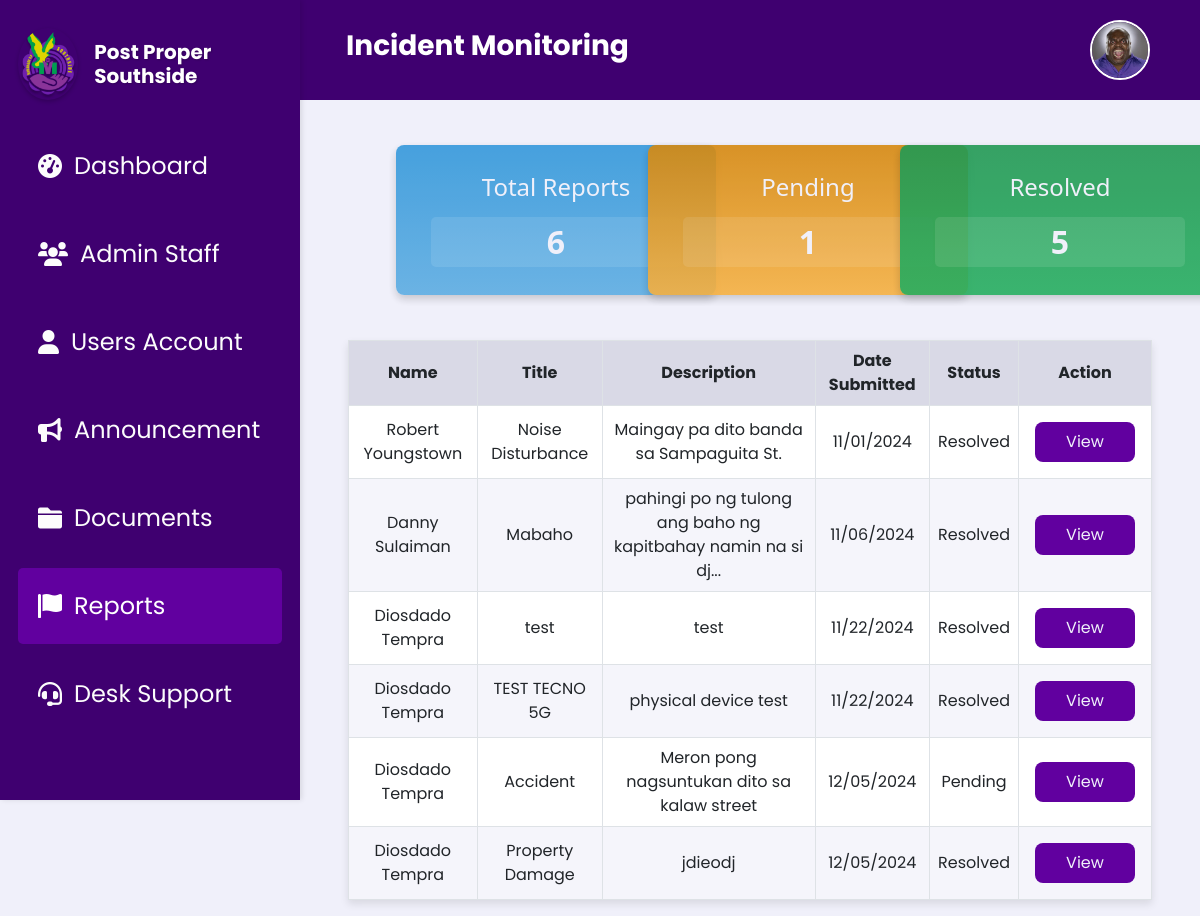
/reports.php (signed in), run on the app's committed database.
### tables this page shows
CREATE TABLE `incident_reports` (
  `id` int(11) NOT NULL,
  `name` varchar(255) NOT NULL,
  `title` varchar(255) NOT NULL,
  `description` text NOT NULL,
  `incident_picture` longtext NOT NULL,
  `date_submitted` datetime NOT NULL,
  `status` varchar(50) NOT NULL
);

### reports.php (the view, shortened to what this page needs)
<?php
include 'db.php';
try {
    $sqlTotal = "SELECT COUNT(*) AS count FROM incident_reports";
    $stmtTotal = $conn->prepare($sqlTotal);
    $stmtTotal->execute();
    $totalReports = $stmtTotal->fetch(PDO::FETCH_ASSOC)['count'];
    $sqlPending = "SELECT COUNT(*) AS count FROM incident_reports WHERE UPPER(status) = 'PENDING'";
    $stmtPending = $conn->prepare($sqlPending);
    $stmtPending->execute();
    $pendingReports = $stmtPending->fetch(PDO::FETCH_ASSOC)['count'];
    $sqlResolved = "SELECT COUNT(*) AS count FROM incident_reports WHERE UPPER(status) = 'RESOLVED'";
    $stmtResolved = $conn->prepare($sqlResolved);
    $stmtResolved->execute();
    $resolvedReports = $stmtResolved->fetch(PDO::FETCH_ASSOC)['count'];
    $sqlReports = "SELECT id, name, title, description, date_submitted, status FROM incident_reports";
    $stmtReports = $conn->prepare($sqlReports);
    $stmtReports->execute();
    $reports = $stmtReports->fetchAll(PDO::FETCH_ASSOC);
} catch (PDOException $e) {
    echo "Error: " . $e->getMessage();
}
function truncateDescription($description, $maxWords = 12) {
    $words = explode(' ', $description);
    if (count($words) > $maxWords) {
        return implode(' ', array_slice($words, 0, $maxWords)) . '...';
    }
    return $description;
}
?>
<!DOCTYPE html>
<html lang="en">
<head>
    <link href="https://cdn.jsdelivr.net/npm/bootstrap@5.3.0/dist/css/bootstrap.min.css" rel="stylesheet">
    <link rel="stylesheet" href="css/Reports.css">
</head>
<body>
<?php
    include 'header.php';
?>
<?php include 'sidebar.php'; ?>
<div class="main-content">
    <div class="container px-5">
        <div class="statistic-container row text-center">
            <div class="col-md-4">
                <div class="stat-box total-reports">
                    <h4>Total Reports</h4>
                    <div class="stat-number"><?php echo $totalReports; ?></div>
                </div>
            </div>
            <div class="col-md-4">
                <div class="stat-box pending">
                    <h4>Pending</h4>
                    <div class="stat-number"><?php echo $pendingReports; ?></div>
                </div>
            </div>
            <div class="col-md-4">
                <div class="stat-box resolved">
                    <h4>Resolved</h4>
                    <div class="stat-number"><?php echo $resolvedReports; ?></div>
                </div>
            </div>
        </div>
        <table class="table table-bordered">
            <thead>
                <tr>
                    <th>Name</th>
                    <th>Title</th>
                    <th>Description</th>
                    <th>Date Submitted</th>
                    <th>Status</th>
                    <th>Action</th>
                </tr>
            </thead>
            <tbody>
                <?php foreach ($reports as &$report): ?>
                    <tr>
                        <td><?php echo htmlspecialchars($report['name']); ?></td>
                        <td><?php echo htmlspecialchars($report['title']); ?></td>
                        <td><?php echo htmlspecialchars(truncateDescription($report['description'])); ?></td>
                        <td><?php echo date('m/d/Y', strtotime($report['date_submitted'])); ?></td>
                        <td><?php echo htmlspecialchars($report['status']); ?></td>
                        <td><a href="report_verify.php?id=<?php echo $report['id']; ?>" class="action-button">View</a></td>
                    </tr>
                <?php endforeach; ?>
            </tbody>
        </table>
    </div>
</div>
</body>
</html>

### css/Reports.css (style rules this page uses)
body { background-color: #f0f0fa !important; }
:root { --text-dark: #06070f; --text-light: #f0f0fa; --main-color: #61009f; --header-color: #3f0070; --button-default: #8a43c5; --button-hover: #b52aff; --focus-textfield: #9b4dff; --box-shadow: 1px 3px 5px rgba(0, 0, 0, 0.3); --container-blue: linear-gradient(180deg, #3498db, #5dade2); --container-yellow: linear-gradient(180deg, #d68910, #f5b041); --container-red: linear-gradient(180deg, #a93226, #e74c3c); --container-green: linear-gradient(180deg, #229954, #27ae60); }
.statistic-container { padding-top: 2.813rem; padding-left: 3rem; width: 100%; }
.stat-box { color: var(--text-light); width: 20rem; height: 9.375rem; border-radius: 0.5rem; opacity: 0.9; display: flex; flex-direction: column; align-items: center; justify-content: center; box-shadow: 0 4px 8px rgba(0, 0, 0, 0.2); }
.stat-box h4 { font-size: 1.5rem; margin-bottom: 0.5rem; }
.stat-number { font-size: 2rem; font-weight: 700; width: 15.625rem; height: 3.125rem; background: rgba(255, 255, 255, 0.1); display: flex; align-items: center; justify-content: center; border-radius: 5px; margin-top: 0.5rem; background-color: rgba(255, 255, 255, 0.1); }
.total-reports { background: var(--container-blue); }
.pending { background: var(--container-yellow); }
.resolved { background: var(--container-green); }
.action-button { width: 6.25rem; height: 2.5rem; background-color: var(--main-color) !important; color: var(--text-light); display: flex; align-items: center; justify-content: center; border: none; border-radius: 8px; text-decoration: none; }
.table { font-family: "Poppins", sans-serif; margin-top: 2.813rem; max-width: 100vw; box-shadow: 0 4px 8px rgba(0, 0, 0, 0.1); }
.table td, .table th { text-align: center; vertical-align: middle; }
.table thead th { background-color: #d9d9e6; }
.table tbody tr:nth-child(odd) { background-color: #ffffff; }
.table tbody tr:nth-child(even) { background-color: #f5f5fb; }
.table tbody td:last-child { padding: 1rem; }

### css/header.css (style rules this page uses)
* { margin: 0; padding: 0; box-sizing: border-box; }

### css/Sidebar.css (style rules this page uses)
.main-content { margin-left: 18.75rem; }

### data on the page
incident_reports: name "Robert Youngstown", title "Noise Disturbance", description "Maingay pa dito banda sa Sampaguita St.", date_submitted "11/01/2024", status "Resolved"
incident_reports: name "Danny Sulaiman", title "Mabaho", description "pahingi po ng tulong ang baho ng kapitbahay namin na si dj...", date_submitted "11/06/2024", status "Resolved"
incident_reports: name "Diosdado Tempra", title "test", description "test", date_submitted "11/22/2024", status "Resolved"
incident_reports: name "Diosdado Tempra", title "TEST TECNO 5G", description "physical device test", date_submitted "11/22/2024", status "Resolved"
incident_reports: name "Diosdado Tempra", title "Accident", description "Meron pong nagsuntukan dito sa kalaw street", date_submitted "12/05/2024", status "Pending"
incident_reports: name "Diosdado Tempra", title "Property Damage", description "jdieodj", date_submitted "12/05/2024", status "Resolved"

### other printed values
$pageTitle "Incident Monitoring"
$totalReports "6"
$pendingReports "1"
$resolvedReports "5"
